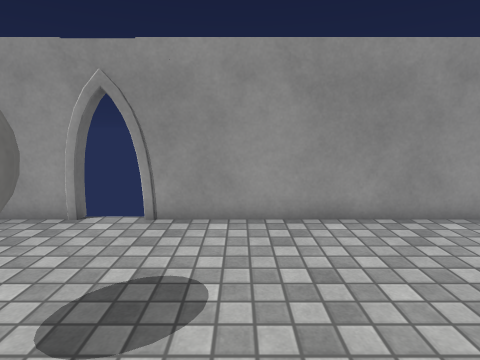
[1] (above)

18 first-person views from a walk through a 3-D level made in the Unity game engine. The camera is 1.3 m above the floor, tilts 10° down and sees 80° across. The floor is counted in squares, 0.5 m on a side. Each view is taken from the middle of a square. On the plan, view 1 faces up. The plan holds only what a view shows up to about 19 squares ahead; the rest is blank. The place goes on beyond the plan. The player is left out. Surface patterns are stand-ins for the level's own textures.

[2]
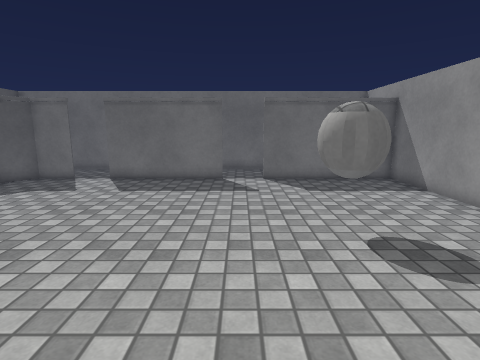

[3]
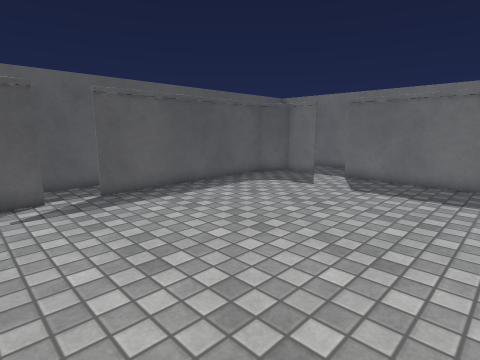

[4]
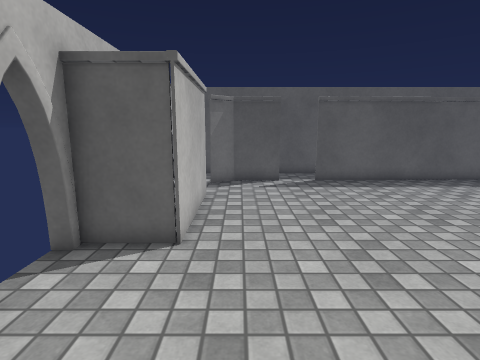

[5]
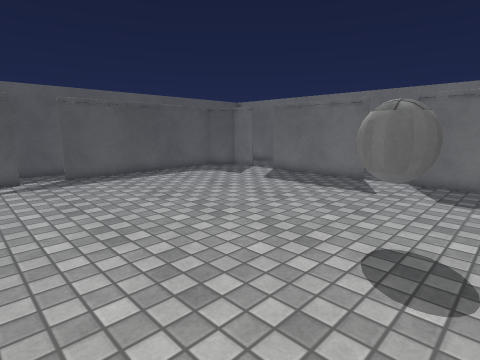

[6]
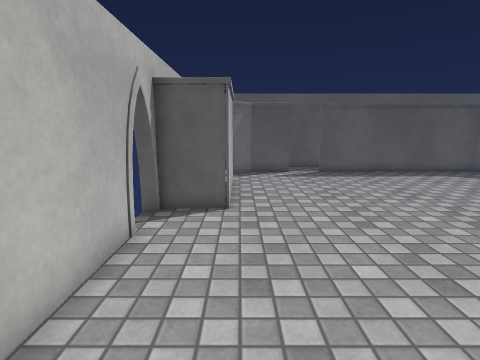

[7]
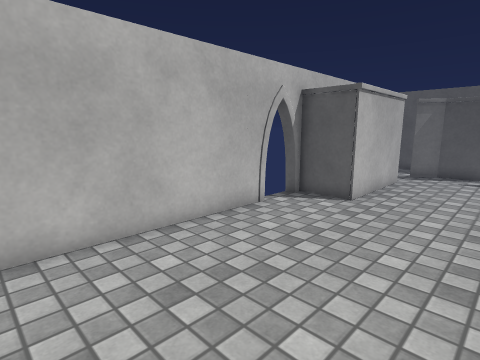

[8]
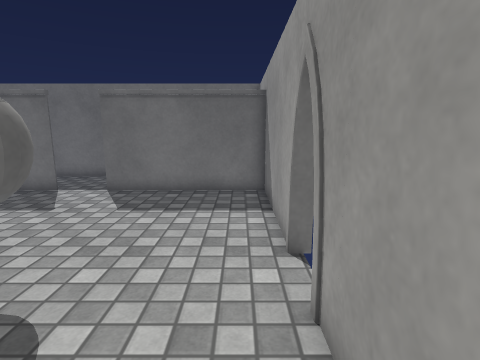

[9]
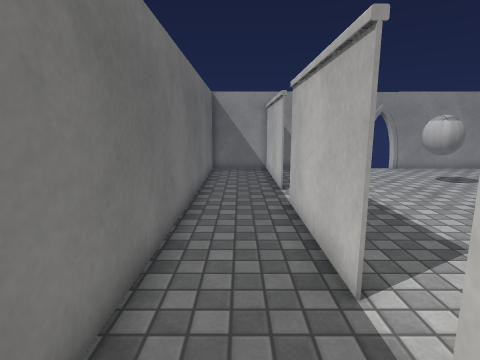

[10]
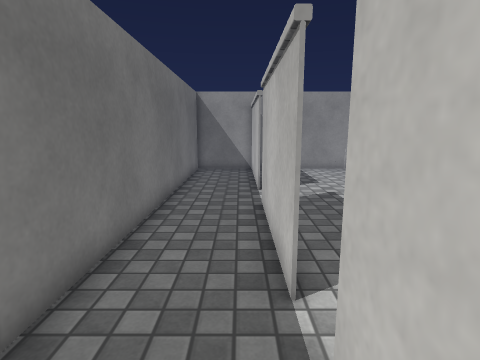

[11]
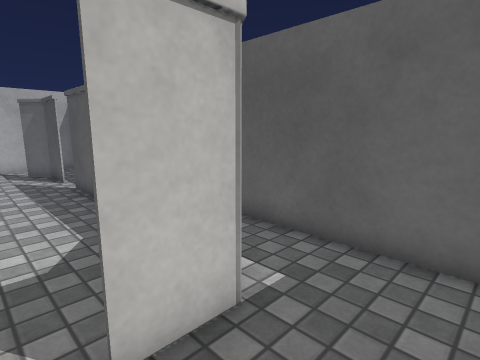

[12]
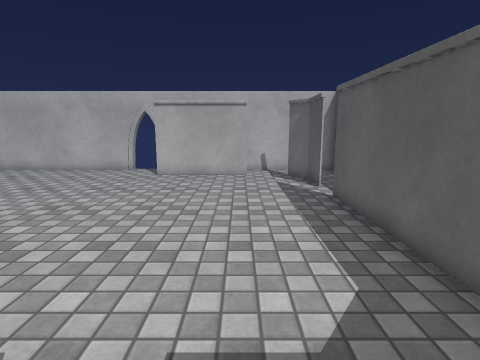

[13]
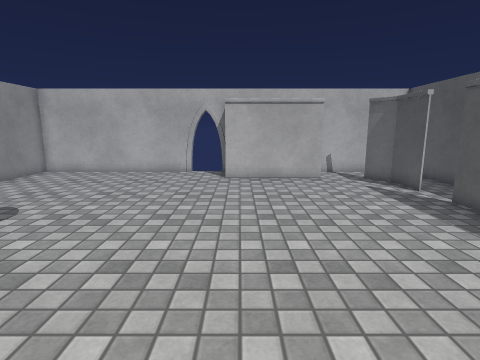

[14]
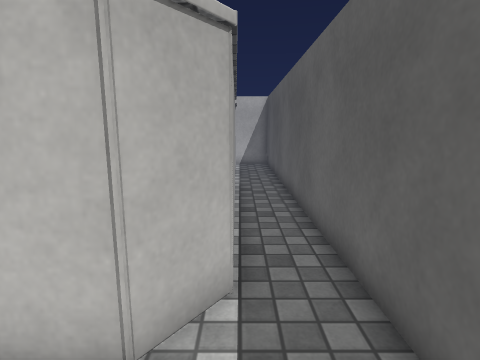

[15]
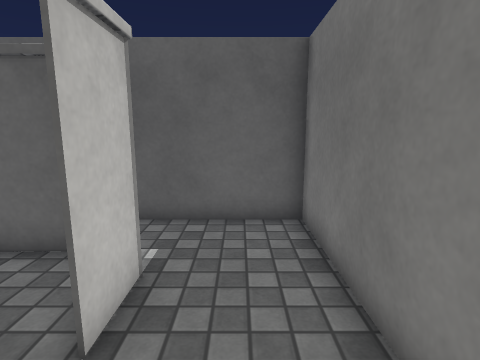

[16]
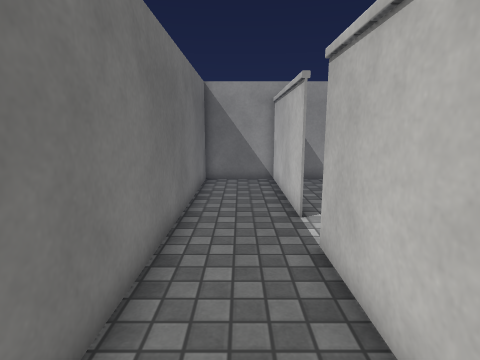

[17]
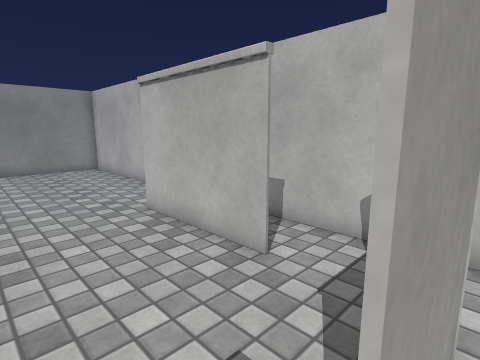

[18]
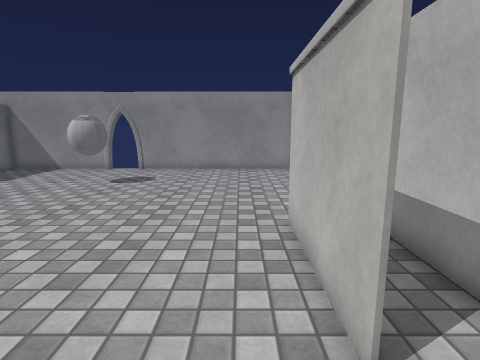

### Floor plan
Ten units are one square. View 1 is at (0, 0); x grows to the right and y downward. Boxes are objects, and circles mark ways between rooms. Rooms are numbered by the first view taken in them; rooms with no view inside come last. Other rooms are left out.
<svg viewBox="-153 -87 240 233">
<path fill="none" stroke="#000" d="M-111 9 -111 70M74 25 82 25M75 27 77 23M77 16 77 -81 -35 -81M77 12 76 9M54 85 54 33 78 33M-27 -80 -31 -82M-25 -81 -29 -78M-41 -80 -44 -79M-41 -81 -111 -81 -111 -12M19 117 44 116 55 107M-111 89 -111 107 -97 118 1 117M-112 70 -112 9M-112 -11 -112 -81M-96 119 -112 108 -112 89M-78 117 -91 117M-49 117 -65 117M-111 -81 -148 -81 -148 141 77 141 77 124M44 117 19 117M77 124 77 23M78 33 75 27"/>
<rect x="-45" y="-45" width="30" height="30" fill="#bbb"><title>other object</title></rect>
<circle cx="-110" cy="-5" r="3" fill="#2a7"/>
<circle cx="-110" cy="75" r="3" fill="#2a7"/>
<circle cx="10" cy="120" r="3" fill="#2a7"/>
<circle cx="50" cy="95" r="3" fill="#2a7"/>
<circle cx="65" cy="115" r="3" fill="#2a7"/>
<text x="-20" y="20">1</text>
<text x="-120" y="50">2</text>
<text x="60" y="90">3</text>
</svg>
Room 1 opens to room 2. Room 1 opens to room 3. Room 2 opens to room 3.

Where each view was taken, in squares from view 1:
view 1: 0 up, 0 right, facing up
view 2: 0 up, 4 right, facing left
view 3: 0 up, 4 right, facing down-left
view 4: 3 up, 4 right, facing down
view 5: 5 up, 4 right, facing down-left
view 6: 6 up, 5 right, facing down
view 7: 7 up, 1 right, facing down-right
view 8: 7 up, 1 right, facing left
view 9: 11 down, 13 left, facing up
view 10: 11 down, 12 left, facing up
view 11: 8 down, 14 left, facing down-right
view 12: 8 down, 11 left, facing right
view 13: 4 down, 10 left, facing right
view 14: 12 down, 14 left, facing right
view 15: 6 down, 13 left, facing down
view 16: 7 down, 13 left, facing up
view 17: 12 down, 1 right, facing up-right
view 18: 11 down, 4 right, facing up
